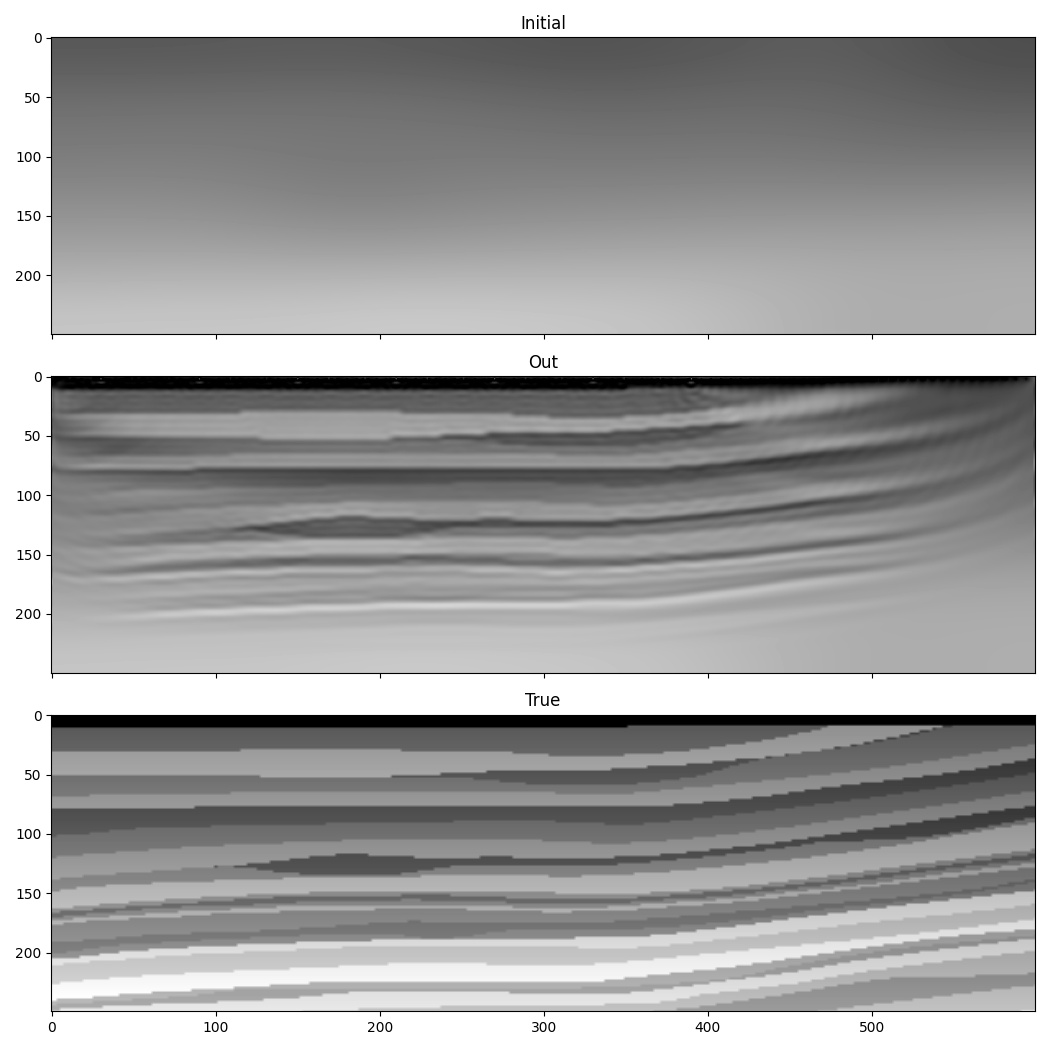

This chart was generated by the following Python code:
import torch
from torchaudio.functional import biquad
from scipy.ndimage import gaussian_filter
from scipy.signal import butter
import matplotlib.pyplot as plt
import deepwave
from deepwave import scalar

device = torch.device('cuda' if torch.cuda.is_available()
                      else 'cpu')
ny = 2301
nx = 751
dx = 4.0
v_true = torch.from_file('marmousi_vp.bin',
                         size=ny*nx).reshape(ny, nx)

# Select portion of model for inversion
ny = 600
nx = 250
v_true = v_true[:ny, :nx]

# Smooth to use as starting model
v_init = torch.tensor(1/gaussian_filter(1/v_true.numpy(), 40))

n_shots = 115

n_sources_per_shot = 1
d_source = 20  # 20 * 4m = 80m
first_source = 10  # 10 * 4m = 40m
source_depth = 2  # 2 * 4m = 8m

n_receivers_per_shot = 384
d_receiver = 6  # 6 * 4m = 24m
first_receiver = 0  # 0 * 4m = 0m
receiver_depth = 2  # 2 * 4m = 8m

freq = 25
nt = 750
dt = 0.004
peak_time = 1.5 / freq

observed_data = (
    torch.from_file('marmousi_data.bin',
                    size=n_shots*n_receivers_per_shot*nt)
    .reshape(n_shots, n_receivers_per_shot, nt)
)


# Define a function to taper the ends of traces
def taper(x):
    return deepwave.common.cosine_taper_end(x, 100)


# Select portion of data for inversion
n_shots = 20
n_receivers_per_shot = 100
nt = 300
observed_data = (
    taper(observed_data[:n_shots, :n_receivers_per_shot, :nt])
    .to(device)
)

# source_locations
source_locations = torch.zeros(n_shots, n_sources_per_shot, 2,
                               dtype=torch.long, device=device)
source_locations[..., 1] = source_depth
source_locations[:, 0, 0] = (torch.arange(n_shots) * d_source +
                             first_source)

# receiver_locations
receiver_locations = torch.zeros(n_shots, n_receivers_per_shot, 2,
                                 dtype=torch.long, device=device)
receiver_locations[..., 1] = receiver_depth
receiver_locations[:, :, 0] = (
    (torch.arange(n_receivers_per_shot) * d_receiver +
     first_receiver)
    .repeat(n_shots, 1)
)

# source_amplitudes
source_amplitudes = (
    (deepwave.wavelets.ricker(freq, nt, dt, peak_time))
    .repeat(n_shots, n_sources_per_shot, 1).to(device)
)


# Generate a velocity model constrained to be within a desired range
class Model(torch.nn.Module):
    def __init__(self, initial, min_vel, max_vel):
        super().__init__()
        self.min_vel = min_vel
        self.max_vel = max_vel
        self.model = torch.nn.Parameter(
            torch.logit((initial - min_vel) /
                        (max_vel - min_vel))
        )

    def forward(self):
        return (torch.sigmoid(self.model) *
                (self.max_vel - self.min_vel) +
                self.min_vel)


model = Model(v_init, 1000, 2500).to(device)

# Setup optimiser to perform inversion
loss_fn = torch.nn.MSELoss()

# Run optimisation/inversion
n_epochs = 2

for cutoff_freq in [10, 15, 20, 25, 30]:
    sos = butter(6, cutoff_freq, fs=1/dt, output='sos')
    sos = [torch.tensor(sosi).to(observed_data.dtype).to(device)
           for sosi in sos]

    def filt(x):
        return biquad(biquad(biquad(x, *sos[0]), *sos[1]), *sos[2])
    observed_data_filt = filt(observed_data)
    optimiser = torch.optim.LBFGS(model.parameters(),
                                  line_search_fn='strong_wolfe')
    for epoch in range(n_epochs):
        def closure():
            optimiser.zero_grad()
            v = model()
            out = scalar(
                v, dx, dt,
                source_amplitudes=source_amplitudes,
                source_locations=source_locations,
                receiver_locations=receiver_locations,
                max_vel=2500,
                pml_freq=freq,
                time_pad_frac=0.2,
            )
            out_filt = filt(taper(out[-1]))
            loss = 1e6*loss_fn(out_filt, observed_data_filt)
            loss.backward()
            return loss

        optimiser.step(closure)

# Plot
v = model()
vmin = v_true.min()
vmax = v_true.max()
_, ax = plt.subplots(3, figsize=(10.5, 10.5), sharex=True,
                     sharey=True)
ax[0].imshow(v_init.cpu().T, aspect='auto', cmap='gray',
             vmin=vmin, vmax=vmax)
ax[0].set_title("Initial")
ax[1].imshow(v.detach().cpu().T, aspect='auto', cmap='gray',
             vmin=vmin, vmax=vmax)
ax[1].set_title("Out")
ax[2].imshow(v_true.cpu().T, aspect='auto', cmap='gray',
             vmin=vmin, vmax=vmax)
ax[2].set_title("True")
plt.tight_layout()
plt.savefig('example_increasing_freq_fwi.jpg')

v.detach().cpu().numpy().tofile('marmousi_v_inv.bin')
